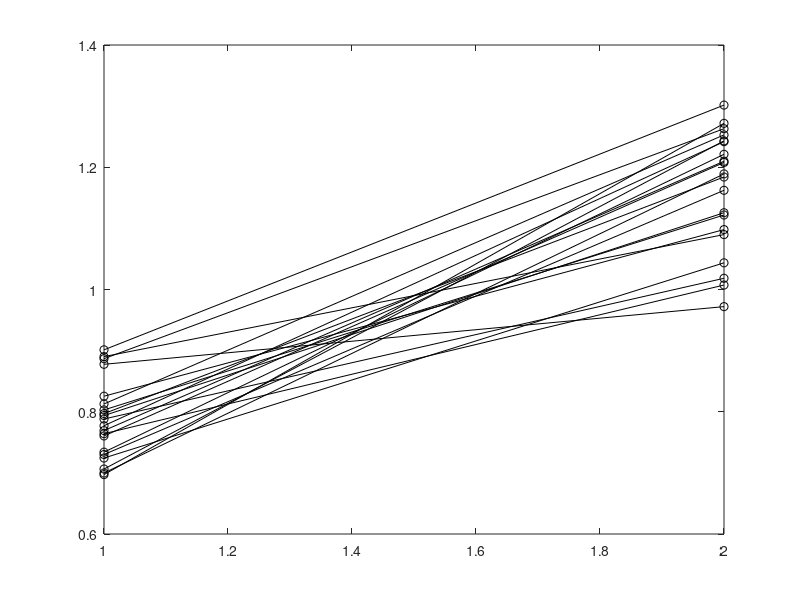

The MATLAB script that drew this image:
% testsim_baseline_correction_paired_nonpaired
close

N_trials = 20; % number of trials
noise_trial2trial_sd = 10; % trial to trial noise, same for the baseline and response
b_mean = 0;
response_mean = 1;
response_sd = 1;
    
if 0 % simulate average response amplitude
    
    b = normrnd(b_mean,noise_trial2trial_sd,[N_trials,1]);
    r = b + normrnd(response_mean,response_sd,[N_trials,1]);
    
    if 0 % baseline correction
        b = b - b;
        r = r - b;
        
        % NOTE: baseline correction invalidates the "pairing"!
    end
    
    if 0 % absolute
        b = abs(b);
        r = abs(r);
    end
    
else % simulate timecourses
    n_samples = 100; % per epoch
    btt = repmat(normrnd(b_mean,noise_trial2trial_sd,[N_trials,1]),1,n_samples);
    bt = btt + normrnd(b_mean,1,[N_trials,n_samples]); % trial x sample
    rt = btt + normrnd(response_mean,response_sd,[N_trials,n_samples]);
    
    if 1 % baseline correction
        bc = repmat(mean(bt,2),1,n_samples);
        bt = bt - bc;
        rt = rt - bc;
    end
    
    if 1 % absolute
        bt = abs(bt);
        rt = abs(rt);
    end
    
    b = mean(bt,2);
    r = mean(rt,2);
    
end

plot([1 2],[b r],'ko'); hold on
plot([1 2],[b r],'k-'); hold on

[h,p] = ttest(b,r) % paired ttest
[h2,p2] = ttest2(b,r) % nonpaired ttest

% Wilcoxon signed rank test
[P,H] = signrank(b,r)
